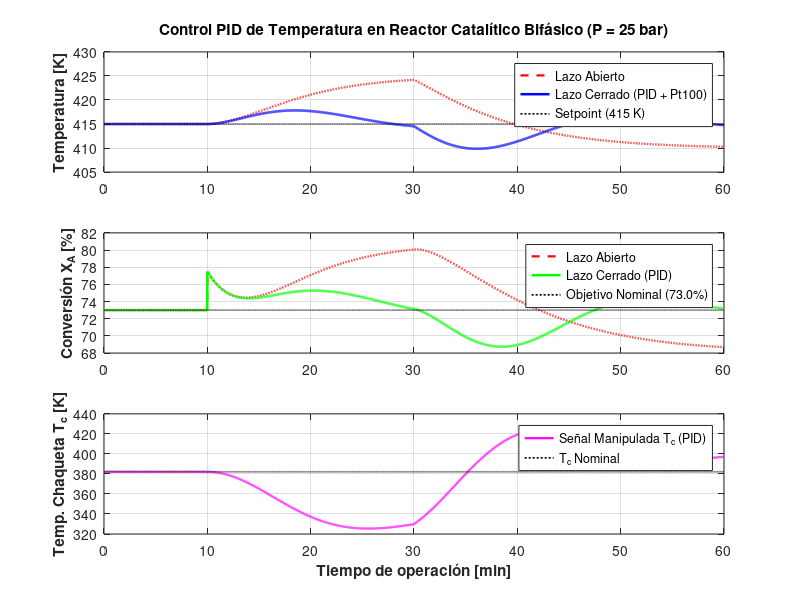

Here is the MATLAB script that generated this plot:
%% =========================================================================
%  CONTROL PID DE TEMPERATURA EN REACTOR CATALÍTICO BIFÁSICO (CSTR)
%  Proceso: Valorización catalítica de residuos agroindustriales a P = 25 bar
%  Conversión nominal: 73.0% a T_sp = 415.0 K
%  Instrumentación primaria: Sensor RTD Pt100 Clase A (4 hilos, termopozo 316L)
%  Compatibilidad: MATLAB y GNU Octave
%  =========================================================================
clear; clc; close all;

%% 1. PARÁMETROS FÍSICO-QUÍMICOS Y CONDICIONES NOMINALES DE OPERACIÓN
P_op     = 25.0;        % Presión constante del sistema bifásico [bar]
V        = 2.5;         % Volumen efectivo de la fase líquida-catalítica [m^3]
F        = 0.005;       % Caudal volumétrico de alimentación [m^3/s]
tau      = V / F;       % Tiempo espacial nominal [s] (500 s)

rho      = 850.0;       % Densidad media de la mezcla reactiva [kg/m^3]
Cp       = 2800.0;      % Capacidad calorífica específica [J/(kg*K)]
dHr      = -95000.0;    % Entalpía de reacción exotérmica [J/mol]
UA       = 1800.0;      % Coeficiente global de transferencia de calor [W/K]

Ea       = 65000.0;     % Energía de activación aparente (Ni-Mo/Al2O3) [J/mol]
R        = 8.314;       % Constante universal de los gases [J/(mol*K)]

T_sp     = 415.0;       % Temperatura de consigna (Setpoint) [K]
X_nom    = 0.73;        % Eficiencia de conversión nominal objetivo [-] (73.0%)

% Calibración exacta del factor pre-exponencial k0 para X_nom = 73.0% a 415 K
k_nom    = (X_nom / (1.0 - X_nom)) / tau;
k0       = k_nom * exp(Ea / (R * T_sp));

% Condiciones nominales de alimentación y estado estacionario
CA0_nom  = 1200.0;      % Concentración nominal del sustrato residual [mol/m^3]
T0_nom   = 385.0;       % Temperatura nominal de alimentación [K]
CA_nom   = CA0_nom * (1.0 - X_nom);

% Balance energético estacionario para determinar Tc nominal de la chaqueta
Q_conv   = rho * Cp * F * (T0_nom - T_sp);
Q_rxn    = (-dHr) * V * k_nom * CA_nom;
Tc_nom   = T_sp - (Q_conv + Q_rxn) / UA;

%% 2. INSTRUMENTACIÓN PRIMARIA Y PARÁMETROS DEL CONTROLADOR PID
% Sensor RTD Pt100 Clase A en termopozo AISI 316L (punta reducida)
tau_sens = 8.0;         % Constante de tiempo térmica del conjunto sensor [s]

% Sintonización del controlador PID (acción inversa sobre Tc)
Kc       = 4.5;         % Ganancia proporcional [K/K]
tau_I    = 140.0;       % Tiempo integral [s]
tau_D    = 12.0;        % Tiempo derivativo [s]

% Límites físicos del fluido térmico de la chaqueta (saturación)
Tc_min   = 320.0;       % Temperatura mínima de enfriamiento [K]
Tc_max   = 430.0;       % Temperatura máxima de calentamiento [K]

%% 3. CONFIGURACIÓN DE LA SIMULACIÓN DINÁMICA Y PERTURBACIONES DE CARGA
dt       = 1.0;         % Paso de muestreo e integración [s]
t_end    = 3600.0;      % Horizonte de simulación [s] (60 minutos)
t        = 0:dt:t_end;
N        = length(t);

% Vectores de almacenamiento: Lazo Abierto (OL) vs. Lazo Cerrado PID (CL)
T_ol     = zeros(1, N);
X_ol     = zeros(1, N);

T_cl     = zeros(1, N);
Tm_cl    = zeros(1, N);
X_cl     = zeros(1, N);
Tc_cl    = zeros(1, N);

% Estados iniciales en régimen estacionario: [CA; T; Tm]
state_ol = [CA_nom; T_sp; T_sp];
state_cl = [CA_nom; T_sp; T_sp];

integral_err = 0.0;
prev_Tm      = T_sp;

% Definición de ecuaciones diferenciales acopladas (balances + sensor)
ode_rhs = @(s, CA0, T0, Tc) [ ...
    (F / V) * (CA0 - s(1)) - (k0 * exp(-Ea / (R * s(2)))) * s(1); ...
    (F / V) * (T0 - s(2)) + ((-dHr) / (rho * Cp)) * (k0 * exp(-Ea / (R * s(2)))) * s(1) ...
        - (UA / (rho * Cp * V)) * (s(2) - Tc); ...
    (s(2) - s(3)) / tau_sens ...
];

%% 4. BUCLE DE INTEGRACIÓN NUMÉRICA (RK4) Y CONTROL PID DISCRETO
for i = 1:N
    ti = t(i);
    
    % Perturbación 1 (t = 600 s): +20% en concentración de residuo alimentado
    if ti >= 600
        CA0 = 1.20 * CA0_nom;
    else
        CA0 = CA0_nom;
    end
    
    % Perturbación 2 (t = 1800 s): caída de -10 K en temperatura de entrada
    if ti >= 1800
        T0 = T0_nom - 10.0;
    else
        T0 = T0_nom;
    end
    
    % --- Simulación en Lazo Abierto (Tc fija en Tc_nom) ---
    T_ol(i) = state_ol(2);
    X_ol(i) = ((CA0 - state_ol(1)) / CA0) * 100.0;
    
    k1 = ode_rhs(state_ol, CA0, T0, Tc_nom);
    k2 = ode_rhs(state_ol + 0.5*dt*k1, CA0, T0, Tc_nom);
    k3 = ode_rhs(state_ol + 0.5*dt*k2, CA0, T0, Tc_nom);
    k4 = ode_rhs(state_ol + dt*k3, CA0, T0, Tc_nom);
    state_ol = state_ol + (dt / 6.0) * (k1 + 2*k2 + 2*k3 + k4);
    
    % --- Simulación en Lazo Cerrado (Control PID con RTD Pt100) ---
    T_cl(i)  = state_cl(2);
    Tm_cl(i) = state_cl(3);
    X_cl(i)  = ((CA0 - state_cl(1)) / CA0) * 100.0;
    
    err      = T_sp - Tm_cl(i);
    dTm_dt   = (Tm_cl(i) - prev_Tm) / dt;
    prev_Tm  = Tm_cl(i);
    
    % Ley de control PID (derivada sobre la variable medida para evitar patada derivativa)
    u_unsat  = Tc_nom + Kc * (err + (1.0 / tau_I) * integral_err - tau_D * dTm_dt);
    Tc_cmd   = min(max(u_unsat, Tc_min), Tc_max);
    
    % Integración condicional (Anti-Windup)
    if (u_unsat == Tc_cmd) || ((u_unsat > Tc_max) && (err < 0)) || ((u_unsat < Tc_min) && (err > 0))
        integral_err = integral_err + err * dt;
    end
    
    Tc_cl(i) = Tc_cmd;
    
    k1 = ode_rhs(state_cl, CA0, T0, Tc_cmd);
    k2 = ode_rhs(state_cl + 0.5*dt*k1, CA0, T0, Tc_cmd);
    k3 = ode_rhs(state_cl + 0.5*dt*k2, CA0, T0, Tc_cmd);
    k4 = ode_rhs(state_cl + dt*k3, CA0, T0, Tc_cmd);
    state_cl = state_cl + (dt / 6.0) * (k1 + 2*k2 + 2*k3 + k4);
end

%% 5. CÁLCULO DE INDICADORES DE DESEMPEÑO Y RESUMEN EN CONSOLA
IAE_ol = trapz(t, abs(T_sp - T_ol));
IAE_cl = trapz(t, abs(T_sp - T_cl));

fprintf('=================================================================\n');
fprintf(' RESUMEN DE DESEMPEÑO - REACTOR CATALÍTICO BIFÁSICO (P = %.1f bar)\n', P_op);
fprintf('=================================================================\n');
fprintf(' Conversión nominal inicial        : %.2f %%\n', X_cl(1));
fprintf(' Temperatura máxima (Lazo Abierto) : %.2f K\n', max(T_ol));
fprintf(' Temperatura máxima (Control PID)  : %.2f K\n', max(T_cl));
fprintf(' Conversión final (Lazo Abierto)   : %.2f %%\n', X_ol(end));
fprintf(' Conversión final (Control PID)    : %.2f %%\n', X_cl(end));
fprintf(' Error Integral Absoluto IAE (OL)  : %.1f K*s\n', IAE_ol);
fprintf(' Error Integral Absoluto IAE (PID) : %.1f K*s (Reducción: %.1f%%)\n', ...
        IAE_cl, (1 - IAE_cl/IAE_ol)*100);
fprintf('=================================================================\n');

%% 6. GENERACIÓN DE GRÁFICAS COMPARATIVAS Y EXPORTACIÓN PARA PORTAFOLIO
t_min = t / 60.0;
fig = figure('Color', 'w', 'Position', [100, 100, 950, 720]);

% Subgráfica 1: Temperatura del reactor
subplot(3, 1, 1);
plot(t_min, T_ol, '--r', 'LineWidth', 1.6); hold on;
plot(t_min, T_cl, '-b',  'LineWidth', 1.8);
plot(t_min, ones(size(t_min))*T_sp, ':k', 'LineWidth', 1.2);
ylabel('Temperatura [K]', 'FontWeight', 'bold');
title('Control PID de Temperatura en Reactor Catalítico Bifásico (P = 25 bar)', 'FontSize', 11);
legend('Lazo Abierto', 'Lazo Cerrado (PID + Pt100)', 'Setpoint (415 K)', 'Location', 'best');
grid on; xlim([0 60]);

% Subgráfica 2: Eficiencia de conversión
subplot(3, 1, 2);
plot(t_min, X_ol, '--r', 'LineWidth', 1.6); hold on;
plot(t_min, X_cl, '-g',  'LineWidth', 1.8);
plot(t_min, ones(size(t_min))*73.0, ':k', 'LineWidth', 1.2);
ylabel('Conversión X_A [%]', 'FontWeight', 'bold');
legend('Lazo Abierto', 'Lazo Cerrado (PID)', 'Objetivo Nominal (73.0%)', 'Location', 'best');
grid on; xlim([0 60]);

% Subgráfica 3: Acción de control (Temperatura de chaqueta)
subplot(3, 1, 3);
plot(t_min, Tc_cl, '-m', 'LineWidth', 1.6); hold on;
plot(t_min, ones(size(t_min))*Tc_nom, ':k', 'LineWidth', 1.2);
xlabel('Tiempo de operación [min]', 'FontWeight', 'bold');
ylabel('Temp. Chaqueta T_c [K]', 'FontWeight', 'bold');
legend('Señal Manipulada T_c (PID)', 'T_c Nominal', 'Location', 'best');
grid on; xlim([0 60]);

% Exportar figura en alta resolución para README.md y Notion
print(fig, 'reactor_pid_resultados_es.png', '-dpng', '-r300');
